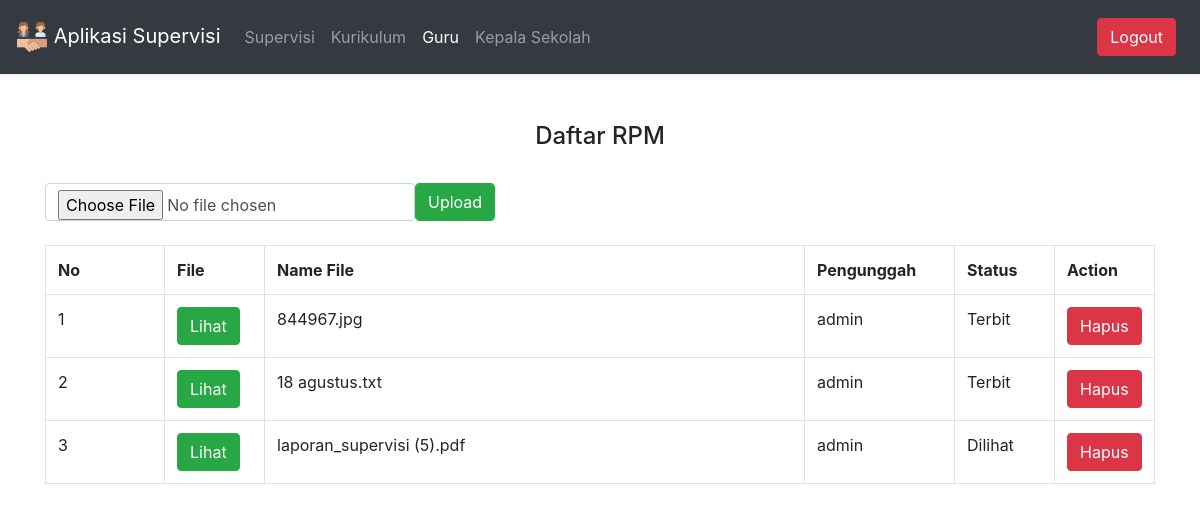
The app's page /view/guru/index.php (signed in) with its own data.
### tables this page shows
CREATE TABLE `user` (
  `id` int(11) NOT NULL,
  `nama` varchar(225) NOT NULL,
  `username` varchar(225) NOT NULL,
  `password` varchar(225) NOT NULL,
  `role` varchar(50) NOT NULL
);

CREATE TABLE `upload` (
  `id_file` int(11) NOT NULL,
  `nama_file` varchar(100) NOT NULL,
  `status` varchar(100) DEFAULT NULL,
  `pengunggah` varchar(500) DEFAULT NULL
);

### view/guru/index.php (the view, shortened to what this page needs)
<!DOCTYPE html>
    <html>
        <head>
            <link rel="stylesheet" href="https://stackpath.bootstrapcdn.com/bootstrap/4.5.2/css/bootstrap.min.css">
        </head>
        <body>
            <nav class="navbar navbar-expand-lg navbar-dark bg-dark shadow-sm p-3 mb-5 bg-black">
                <a class="navbar-brand" href="../dashboard.php">
                    <img src="../../assets/img/supervisor.png" class="d-inline-block align-top" alt="">
                    Aplikasi Supervisi
                </a>
                <div class="collapse navbar-collapse" id="navbarSupportedContent">
                    <ul class="navbar-nav mr-auto">
                        <li class="nav-item">
                            <a class="nav-link" href="../supervisi/index.php">Supervisi</a>
                        </li>
                        <li class="nav-item">
                            <a class="nav-link" href="../kurikulum/index.php">Kurikulum</a>
                        </li>
                        <li class="nav-item active">
                            <a class="nav-link" href="../guru/index.php">Guru <span class="sr-only">(current)</span></a>
                        </li>
                        <li class="nav-item">
                            <a class="nav-link" href="../kepala_sekolah/index.php">Kepala Sekolah</a>
                        </li>
                    </ul>
                    <a href="../logout.php" class="btn btn-danger mr-2">Logout</a>
                </div>
            </nav>
            <div class="container">
                <h4 align='center'>Daftar RPM</h4>
                <br>
                <?php
                    include "../../config/index.php";
                        $query = mysqli_query($koneksi, "SELECT * FROM user");
                        while($data = mysqli_fetch_array($query)){
                ?>
                    <form class="form-inline" method="POST" action="upload.php?username=<?php echo $data['username']; ?>" enctype="multipart/form-data">
                        <input class="form-control" type="file" name="file">
                        <button type="submit" class="btn btn-success form-control" name="upload" value="Upload">Upload</button>
                    </form>
                <?php
                    }
                ?>
                <br>
                <div class="form-group">
                    <table class="table table-bordered">
                        <tr>
                            <th>No</th>
                            <th width="100px">File</th>
                            <th>Name File</th>
                            <th width="150px">Pengunggah</th>
                            <th width="100px">Status</th>
                            <th width="100px">Action</th>
                        </tr>
                        <?php
                            include "../../config/index.php";
                            $query_mysql = mysqli_query($koneksi, "SELECT * FROM upload");
                            $nomor = 1;
                            while($data = mysqli_fetch_array($query_mysql)){
                        ?>
                        <tr>
                            <td><?php echo $nomor++; ?></td>
                            <td>
                                <a class="btn btn-success" href="../../assets/hasil_upload/<?php echo $data['nama_file']; ?>">Lihat</a>
                            </td>
                            <td><?php echo $data['nama_file']; ?></td>
                            <td><?php echo $data['pengunggah']; ?></td>
                            <td><?php echo $data['status']; ?></td>
                            <td>
                                <a class="btn btn-danger" href="delete.php?id_file=<?php echo $data['id_file']; ?>">Hapus</a>
                            </td>
                        </tr>
                        <?php } ?>
                    </table>
                </div>
            </div>
        </body>
    </html>

### records on screen
upload: nama_file "844967.jpg", pengunggah "admin", status "Terbit"
upload: nama_file "18 agustus.txt", pengunggah "admin", status "Terbit"
upload: nama_file "laporan_supervisi (5).pdf", pengunggah "admin", status "Dilihat"
